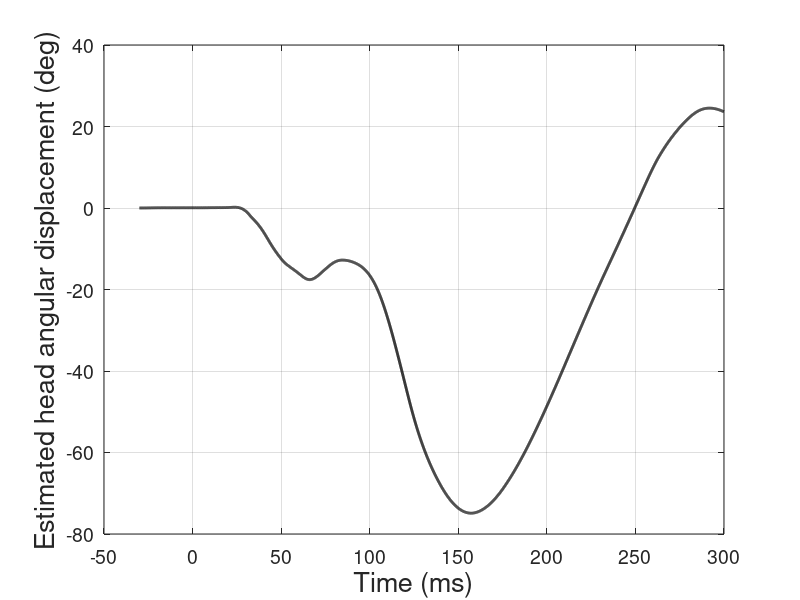

The MATLAB source for this figure: (Note: this script raises an error after producing the figure.)
% MEGN505
% Crash test data analysis

%% Set-up

clc; clear all; close all;

% Plot settings
set(groot, 'defaultAxesFontSize', 14)
set(groot, 'defaultAxesTitleFontSizeMultiplier', 1.4)
set(groot, 'defaultAxesLabelFontSizeMultiplier', 1.4)

% Import crash test datafile
load('subaru_legacy_passenger_data.mat');

% Checking if the angular displacement is primarily positive or negative
beta = cumtrapz(tdata,omega2);
figure()
clf;
plot(tdata*1000,beta,'k-','LineWidth',2);
xlabel('Time (ms)')
ylabel('Estimated head angular displacement (deg)')
grid()

% If beta is primarily positive, switch signs of omega values
%omega1 = -omega1;
%omega2 = -omega2;
%omega3 = -omega3;

% Converting acceleration data from g's to m/s^2
g = 9.81;   % m/s^2
a1 = a1*g;
a2 = a2*g;
a3 = a3*g;

%% Calculating Euler angles using ODE45

v0 = [0;0;0];       % ICs
tol = 1e-8;         % simulation tolerance value
opts = odeset('abstol',tol,'reltol',tol);  % setting tolerances
[t,v] = ode45(@(t,v)orientation_from_gyroscope(t,v,omega1,omega2,omega3,tdata),tdata,v0,opts);

psi = v(:,1);
theta = v(:,2);
phi = v(:,3);

figure()
clf;
subplot(3,1,1)
plot(tdata*1000,psi,'k-','LineWidth',2)
ylim([-100 100])
ylabel('\psi (deg)')
xlabel('t (ms)')
grid()
subplot(3,1,2)
plot(tdata*1000,theta,'k-','LineWidth',2)
ylim([-100 100])
ylabel('\theta (deg)')
xlabel('t (ms)')
grid()
subplot(3,1,3)
plot(tdata*1000,phi,'k-','LineWidth',2)
ylim([-100 100])
ylabel('\phi (deg)')
xlabel('t (ms)')
grid()
sgtitle('Head Orientation','FontSize',16,'FontWeight','bold')

%% Transforming acceleration data

for i=1:size(tdata,1)
    a1_now = a1(i);
    a2_now = a2(i);
    a3_now = a3(i);
    psi_now = psi(i);
    theta_now = theta(i);
    phi_now = phi(i);
    R_b_I = [cosd(psi_now)*cosd(theta_now),cosd(psi_now)*sind(theta_now)*sind(phi_now)-sind(psi_now)*cosd(phi_now),cosd(psi_now)*sind(theta_now)*cosd(phi_now)+sind(psi_now)*sind(phi_now);
             sind(psi_now)*cosd(theta_now),sind(psi_now)*sind(theta_now)*sind(phi_now)+cosd(psi_now)*cosd(phi_now),sind(psi_now)*sind(theta_now)*cosd(phi_now)-cosd(psi_now)*sind(phi_now);
             -sind(theta_now),cosd(theta_now)*sind(phi_now),cosd(theta_now)*cosd(phi_now)];
    aI(:,i) = R_b_I*[a1_now;a2_now;a3_now];
end

aX = aI(1,:)';
aY = aI(2,:)';
aZ = aI(3,:)';

%% Calculating displacements using ODE45

v0 = [0;0;0;35/2.237;0;0];  % ICs (mph converted to m/s)
tol = 1e-8;         % simulation tolerance value
opts = odeset('abstol',tol,'reltol',tol);  % setting tolerances
[t,v] = ode45(@(t,v)disp_from_accel(t,v,aX,aY,aZ,tdata),tdata,v0,opts);

X = v(:,1);
Y = v(:,2);
Z = v(:,3);

figure()
clf;
subplot(3,1,1)
plot(tdata*1000,X,'k-','LineWidth',2)
ylim([0 2])
ylabel('X (m)')
xlabel('t (ms)')
grid()
subplot(3,1,2)
plot(tdata*1000,Y,'k-','LineWidth',2)
ylim([-.1 .2])
ylabel('Y (m)')
xlabel('t (ms)')
grid()
subplot(3,1,3)
plot(tdata*1000,Z,'k-','LineWidth',2)
ylim([-.2 .4])
ylabel('Z (m)')
xlabel('t (ms)')
grid()
sgtitle('Head Position','FontSize',16,'FontWeight','bold')

%% Animation of head motion

% NOTE: View options include 'default', 'passenger', and 'driver'
animate_head_motion(X,Y,Z,psi*pi/180,theta*pi/180,phi*pi/180,3,2,1,'default')

%% Import and post-process vehicle acceleration data

% Import data
% NOTE: ax and axr are intended to be redundant measurements. az is
% vertical, positive downward (hence the -1 multiplier applied later).
vehicle_ax = readmatrix('v10150.094', 'FileType', 'text', 'Delimiter', '\t');
vehicle_axr = readmatrix('v10150.100', 'FileType', 'text', 'Delimiter', '\t');
vehicle_az = readmatrix('v10150.098', 'FileType', 'text', 'Delimiter', '\t');
vehicle_ax = vehicle_ax(:, 2)*g;
vehicle_axr = vehicle_axr(:, 2)*g;
vehicle_az = -vehicle_az(:, 2)*g;

% Process data
vehicle_ax_mean = 0.5*(vehicle_ax+vehicle_axr);
window = 101;
shift = 15;
vehicle_ax_proc = movmean(vehicle_ax_mean, window);
vehicle_ax_proc = [zeros(shift, 1); vehicle_ax_proc(1:end-shift)];
vehicle_ax_proc(tdata < 0 | tdata > 0.1) = 0;

% Process data
vehicle_az_proc = movmean(vehicle_az, window);
vehicle_az_proc = [zeros(shift, 1); vehicle_az_proc(1:end-shift)];
vehicle_az_proc(tdata < 0 | tdata > 0.1) = 0;

% Keep only time >= 0
idx = tdata >= 0;
tdata_proc = tdata(idx);
vehicle_ax_proc = vehicle_ax_proc(idx);
vehicle_az_proc = vehicle_az_proc(idx);

% Plot data
figure();
hold on;
plot(tdata*1000, vehicle_ax_mean, 'r', 'LineWidth', 2, 'DisplayName', 'Original')
plot(tdata_proc*1000, vehicle_ax_proc, 'k', 'LineWidth', 2, 'DisplayName', 'Processed')
title('Vehicle Longitudinal Acceleration')
xlabel('Time (ms)')
ylabel('Acceleration (m/s^2)')
legend('Location', 'best')
grid()

% Plot data
figure();
hold on;
plot(tdata*1000, vehicle_az, 'r', 'LineWidth', 2, 'DisplayName', 'Original')
plot(tdata_proc*1000, vehicle_az_proc, 'k', 'LineWidth', 2, 'DisplayName', 'Processed')
title('Vehicle Vertical Acceleration')
xlabel('Time (ms)')
ylabel('Acceleration (m/s^2)')
legend('Location', 'best')
grid()

% Export
save('vehicle_accel_data.mat', 'tdata_proc', 'vehicle_ax_proc', 'vehicle_az_proc');
